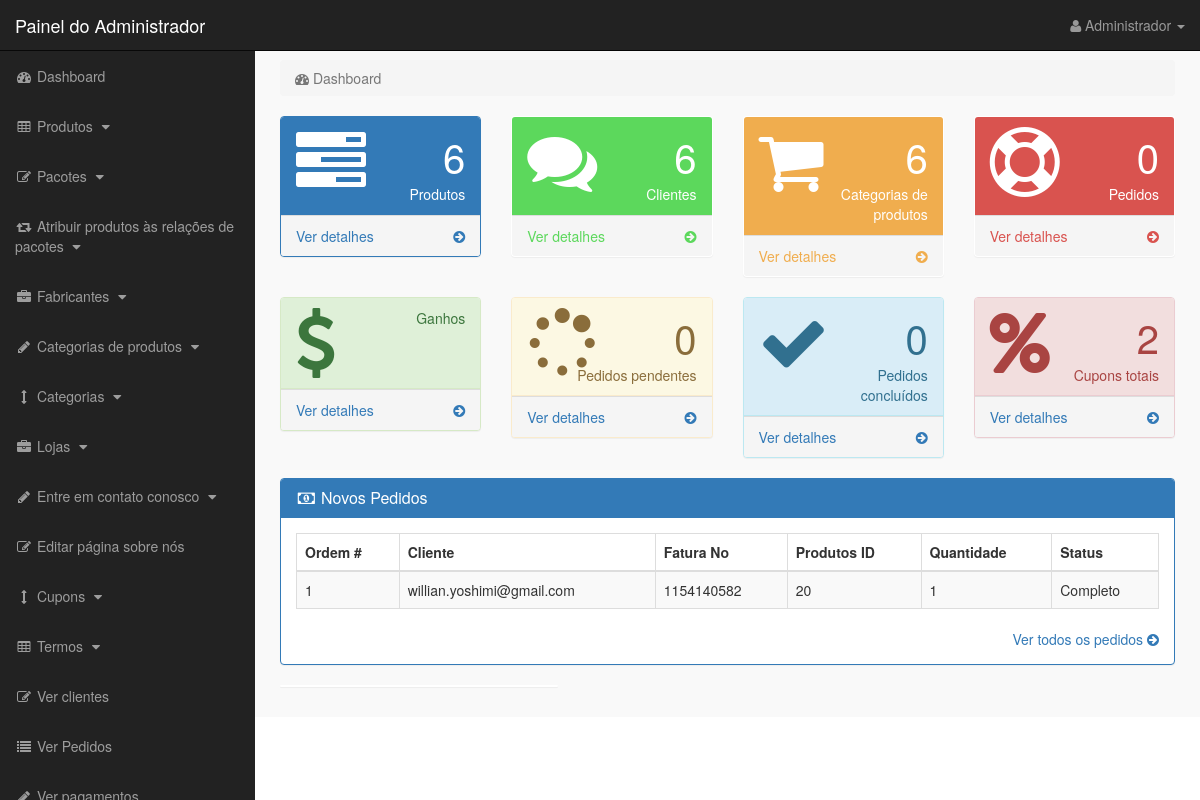
The page /admin_area/index.php?dashboard (signed in) on the database its author committed.
### tables this page shows
CREATE TABLE `pending_orders` (
  `order_id` int(10) NOT NULL,
  `customer_id` int(10) NOT NULL,
  `invoice_no` int(10) NOT NULL,
  `product_id` text NOT NULL,
  `qty` int(10) NOT NULL,
  `size` text NOT NULL,
  `order_status` text NOT NULL
);

CREATE TABLE `customers` (
  `customer_id` int(10) NOT NULL,
  `customer_name` varchar(255) NOT NULL,
  `customer_email` varchar(255) NOT NULL,
  `customer_pass` varchar(255) NOT NULL,
  `customer_country` text NOT NULL,
  `customer_city` text NOT NULL,
  `customer_contact` varchar(255) NOT NULL,
  `customer_address` text NOT NULL,
  `customer_image` text NOT NULL,
  `customer_ip` varchar(255) NOT NULL,
  `customer_confirm_code` text NOT NULL
);

### admin_area/dashboard.php (the view, shortened to what this page needs)
<?php
if(!isset($_SESSION['admin_email'])){
echo "<script>window.open('login.php','_self')</script>";
}
else {
?>
<div class="row">
<div class="col-lg-12">
<ol class="breadcrumb">
<li class="active">
<i class="fa fa-dashboard"></i> Dashboard
</li>
</ol>
</div>
</div>
<div class="row">
<div class="col-lg-3 col-md-6">
<div class="panel panel-primary">
<div class="panel-heading">
<div class="row">
<div class="col-xs-3">
<i class="fa fa-tasks fa-5x"> </i>
</div>
<div class="col-xs-9 text-right">
<div class="huge"> <?php echo $count_products; ?> </div>
<div>Produtos</div>
</div>
</div>
</div>
<a href="index.php?view_products">
<div class="panel-footer">
<span class="pull-left"> Ver detalhes</span>
<span class="pull-right"> <i class="fa fa-arrow-circle-right"></i> </span>
<div class="clearfix"></div>
</div>
</a>
</div>
</div>
<div class="col-lg-3 col-md-6">
<div class="panel panel-green">
<div class="panel-heading">
<div class="row">
<div class="col-xs-3">
<i class="fa fa-comments fa-5x"> </i>
</div>
<div class="col-xs-9 text-right">
<div class="huge"> <?php echo $count_customers; ?> </div>
<div>Clientes</div>
</div>
</div>
</div>
<a href="index.php?view_customers">
<div class="panel-footer">
<span class="pull-left"> Ver detalhes </span>
<span class="pull-right"> <i class="fa fa-arrow-circle-right"></i> </span>
<div class="clearfix"></div>
</div>
</a>
</div>
</div>
<div class="col-lg-3 col-md-6">
<div class="panel panel-yellow">
<div class="panel-heading">
<div class="row">
<div class="col-xs-3">
<i class="fa fa-shopping-cart fa-5x"> </i>
</div>
<div class="col-xs-9 text-right">
<div class="huge"> <?php echo $count_p_categories; ?> </div>
<div>Categorias de produtos</div>
</div>
</div>
</div>
<a href="index.php?view_p_cats">
<div class="panel-footer">
<span class="pull-left"> Ver detalhes </span>
<span class="pull-right"> <i class="fa fa-arrow-circle-right"></i> </span>
<div class="clearfix"></div>
</div>
</a>
</div>
</div>
<div class="col-lg-3 col-md-6">
<div class="panel panel-red">
<div class="panel-heading">
<div class="row">
<div class="col-xs-3">
<i class="fa fa-support fa-5x"> </i>
</div>
<div class="col-xs-9 text-right">
<div class="huge"> <?php echo $count_total_orders; ?> </div>
<div>Pedidos</div>
</div>
</div>
</div>
<a href="index.php?view_orders">
<div class="panel-footer">
<span class="pull-left"> Ver detalhes </span>
<span class="pull-right"> <i class="fa fa-arrow-circle-right"></i> </span>
<div class="clearfix"></div>
</div>
</a>
</div>
</div>
</div>
<div class="row">
    <div class="col-lg-3 col-md-6">
        <div class="panel panel-success">
        <div class="panel-heading">
        <div class="row">
        <div class="col-xs-3">
        <i class="fa fa-dollar fa-5x"> </i>
        </div>
        <div class="col-xs-9 text-right">
        <div>Ganhos</div>
        </div>
        </div>
        </div>
        <a href="index.php?view_orders">
        <div class="panel-footer">
        <span class="pull-left"> Ver detalhes </span>
        <span class="pull-right"> <i class="fa fa-arrow-circle-right"></i> </span>
        <div class="clearfix"></div>
        </div>
        </a>
        </div>
        </div>
        <div class="col-lg-3 col-md-6">
            <div class="panel panel-warning">
            <div class="panel-heading">
            <div class="row">
            <div class="col-xs-3">
            <i class="fa fa-spinner fa-5x"> </i>
            </div>
            <div class="col-xs-9 text-right">
            <div class="huge"> <?php echo $count_pending_orders ?> </div>
            <div>Pedidos pendentes</div>
            </div>
            </div>
            </div>
            <a href="index.php?view_orders">
            <div class="panel-footer">
            <span class="pull-left"> Ver detalhes </span>
            <span class="pull-right"> <i class="fa fa-arrow-circle-right"></i> </span>
            <div class="clearfix"></div>
            </div>
            </a>
            </div>
            </div>
            <div class="col-lg-3 col-md-6">
                <div class="panel panel-info">
                <div class="panel-heading">
                <div class="row">
                <div class="col-xs-3">
                <i class="fa fa-check fa-5x"> </i>
                </div>
                <div class="col-xs-9 text-right">
                <div class="huge"> <?php echo $count_completed_orders ?> </div>
                <div>Pedidos concluídos</div>
                </div>
                </div>
                </div>
                <a href="index.php?view_orders">
                <div class="panel-footer">
                <span class="pull-left"> Ver detalhes </span>
                <span class="pull-right"> <i class="fa fa-arrow-circle-right"></i> </span>
                <div class="clearfix"></div>
                </div>
                </a>
                </div>
                </div>
                <div class="col-lg-3 col-md-6">
                    <div class="panel panel-danger">
                    <div class="panel-heading">
                    <div class="row">
                    <div class="col-xs-3">
                    <i class="fa fa-percent fa-5x"> </i>
                    </div>
                    <div class="col-xs-9 text-right">
                    <div class="huge"> <?php echo $count_coupons; ?> </div>
                    <div>Cupons totais</div>
                    </div>
                    </div>
                    </div>
                    <a href="index.php?view_orders">
                    <div class="panel-footer">
                    <span class="pull-left"> Ver detalhes </span>
                    <span class="pull-right"> <i class="fa fa-arrow-circle-right"></i> </span>
                    <div class="clearfix"></div>
                    </div>
                    </a>
                    </div>
                    </div>
</div>
<div class="row" >
<div class="col-lg-12" >
<div class="panel panel-primary" >
<div class="panel-heading" >
<h3 class="panel-title" >
<i class="fa fa-money fa-fw" ></i> Novos Pedidos
</h3>
</div>
<div class="panel-body" >
<div class="table-responsive" >
<table class="table table-bordered table-hover table-striped" >
<thead>
<tr>
<th>Ordem #</th>
<th>Cliente</th>
<th>Fatura No</th>
<th>Produtos ID</th>
<th>Quantidade</th>
<th>Status</th>
</tr>
</thead>
<tbody>
<?php
$i = 0;
$get_order = "select * from pending_orders order by 1 DESC LIMIT 0,5";
$run_order = mysqli_query($con,$get_order);
while($row_order=mysqli_fetch_array($run_order)){
$c_id = $row_order['customer_id'];
$invoice_no = $row_order['invoice_no'];
$product_id = $row_order['product_id'];
$qty = $row_order['qty'];
$order_status = $row_order['order_status'];
$i++;
?>
<tr>
<td><?php echo $i; ?></td>
<td>
<?php
$get_customer = "select * from customers where customer_id='$c_id'";
$run_customer = mysqli_query($con,$get_customer);
$row_customer = mysqli_fetch_array($run_customer);
$customer_email = $row_customer['customer_email'];
echo $customer_email;
?>
</td>
<td><?php echo $invoice_no; ?></td>
<td><?php echo $product_id; ?></td>
<td><?php echo $qty; ?></td>
<td>
<?php
if($order_status=='pending'){
echo $order_status='Pendente';
}
else {
echo $order_status='Completo';
}
?>
</td>
</tr>
<?php } ?>
</tbody>
</table>
</div>
<div class="text-right" >
<a href="index.php?view_orders" >
Ver todos os pedidos <i class="fa fa-arrow-circle-right" ></i>
</a>
</div>
</div>
</div>
</div>
<div class="col-md-4">
<div class="panel">
</div>
</div>
</div>
<?php } ?>

### admin_area/includes/sidebar.php (shortened to what this page needs)
<?php
if(!isset($_SESSION['admin_email'])){
echo "<script>window.open('login.php','_self')</script>";
}
else {
?>
<nav class="navbar navbar-inverse navbar-fixed-top" >
<div class="navbar-header" >
<a class="navbar-brand" href="index.php?dashboard" >Painel do Administrador</a>
</div>
<ul class="nav navbar-right top-nav" >
<li class="dropdown" >
<a href="#" class="dropdown-toggle" data-toggle="dropdown" >
<i class="fa fa-user" ></i>
<?php echo $admin_name; ?> <b class="caret" ></b>
</a>
</li>
</ul>
<div class="collapse navbar-collapse navbar-ex1-collapse">
<ul class="nav navbar-nav side-nav">
<li>
<a href="index.php?dashboard">
<i class="fa fa-fw fa-dashboard"></i> Dashboard
</a>
</li>
<li>
<a href="#" data-toggle="collapse" data-target="#products">
<i class="fa fa-fw fa-table"></i> Produtos
<i class="fa fa-fw fa-caret-down"></i>
</a>
</li>
<li>
<a href="#" data-toggle="collapse" data-target="#bundles">
<i class="fa fa-fw fa-edit"></i> Pacotes
<i class="fa fa-fw fa-caret-down"></i>
</a>
</li>
<li>
<a href="#" data-toggle="collapse" data-target="#relations">
<i class="fa fa-fw fa-retweet"></i> Atribuir produtos às relações de pacotes
<i class="fa fa-fw fa-caret-down"></i>
</a>
</li>
<li>
<a href="#" data-toggle="collapse" data-target="#manufacturers">
<i class="fa fa-fw fa-briefcase"></i> Fabricantes
<i class="fa fa-fw fa-caret-down"></i>
</a>
</li>
<li>
<a href="#" data-toggle="collapse" data-target="#p_cat">
<i class="fa fa-fw fa-pencil"></i> Categorias de produtos
<i class="fa fa-fw fa-caret-down"></i>
</a>
</li>
<li>
<a href="#" data-toggle="collapse" data-target="#cat">
<i class="fa fa-fw fa-arrows-v"></i> Categorias
<i class="fa fa-fw fa-caret-down"></i>
</a>
</li>
<li>
<a href="#" data-toggle="collapse" data-target="#store">
<i class="fa fa-fw fa-briefcase"></i> Lojas
<i class="fa fa-fw fa-caret-down"></i>
</a>
</li>
<li>
<a href="#" data-toggle="collapse" data-target="#contact_us">
<i class="fa fa-fw fa-pencil"> </i> Entre em contato conosco
<i class="fa fa-fw fa-caret-down"></i>
</a>
</li>
<li>
<a href="index.php?edit_about_us">
<i class="fa fa-fw fa-edit"></i> Editar página sobre nós
</a>
</li>
<li>
<a href="#" data-toggle="collapse" data-target="#coupons">
<i class="fa fa-fw fa-arrows-v"></i> Cupons
<i class="fa fa-fw fa-caret-down"></i>
</a>
</li>
<li>
<a href="#" data-toggle="collapse" data-target="#terms" >
<i class="fa fa-fw fa-table"></i> Termos
<i class="fa fa-fw fa-caret-down"></i>
</a>
</li>
<li>
<a href="index.php?view_customers">
<i class="fa fa-fw fa-edit"></i> Ver clientes
</a>
</li>
<li>
<a href="index.php?view_orders">
<i class="fa fa-fw fa-list"></i> Ver Pedidos
</a>
</li>
<li>
<a href="index.php?view_payments">
<i class="fa fa-fw fa-pencil"></i> Ver pagamentos
</a>
</li>
</ul>
</div>
</nav>
<?php } ?>

### admin_area/css/style.css (style rules this page uses)
body { margin-top:100px; }
@media (min-width: 768px) { body { margin-top:50px; } }
.top-nav { padding:0 15px; }
.top-nav>li { display:inline-block; float:left; }
.top-nav>li>a { padding-top:15px; padding-bottom:15px; line-height:20px; color:#999; }
@media (min-width: 768px) { .side-nav { position:fixed; top:51px; width:255px; border-radius:0; overflow-y:auto; background-color: #222; bottom:0; overflow-x:hidden; padding-bottom:40px; } }
@media (min-width: 768px) { .side-nav>li>a { width:255px; } }
.huge { font-size:40px; line-height:normal; }
.panel-green > .panel-heading { color:#fff; background-color:#5cd85c; }
.panel-green > a { color:#5cd85c; }
.panel-red > .panel-heading { color:#fff; background-color:#d9534f; }
.panel-red > a { color:#d9534f; }
.panel-yellow > .panel-heading { color:#fff; background-color:#f0ad4e; }
.panel-yellow > a { color:#f0ad4e; }
.panel-body { border-radius:5px; }

### rows shown on the page
pending_orders: customer.customer_email "willian.yoshimi@gmail.com", invoice_no "1154140582", product "20", qty "1"

### other values the page prints
$admin_name "Administrador"
$count_products "6"
$count_customers "6"
$count_p_categories "6"
$count_total_orders "0"
$count_pending_orders "0"
$count_completed_orders "0"
$count_coupons "2"
